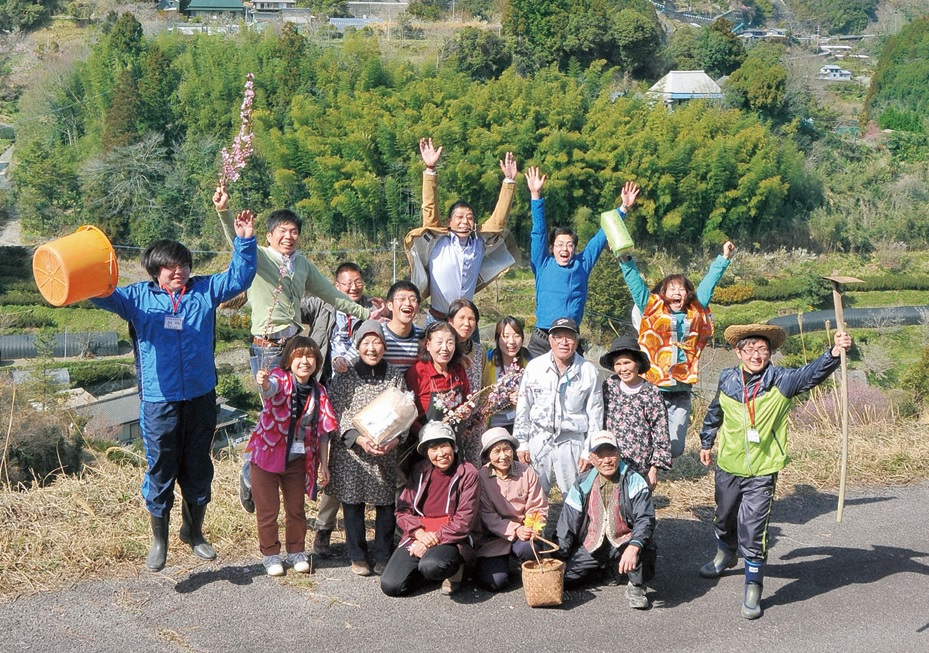
#> input picture static/img.png, 929 x 653 px, found by its file name
$ python negaposi.py
#> lines starting #> are read from the running program, lines starting #| are printed output that depends on the picture
import cv2
import os

class negaposi():

    def __init__(self) -> None:

        self.img_name = os.path.join('static', 'img.png')
        print(self.img_name)

    def negaposi_ms(self):
        input_img : cv2.Mat = cv2.imread(self.img_name)
#> input_img is the input picture: shape (653, 929, 3); mean B, G, R 109.1, 128.6, 127.3
        if input_img is None:
            raise FileNotFoundError(f"画像ファイル '{self.img_name}' が見つかりません。パスを確認してください。")
        change_img : cv2.Mat = 255 - input_img
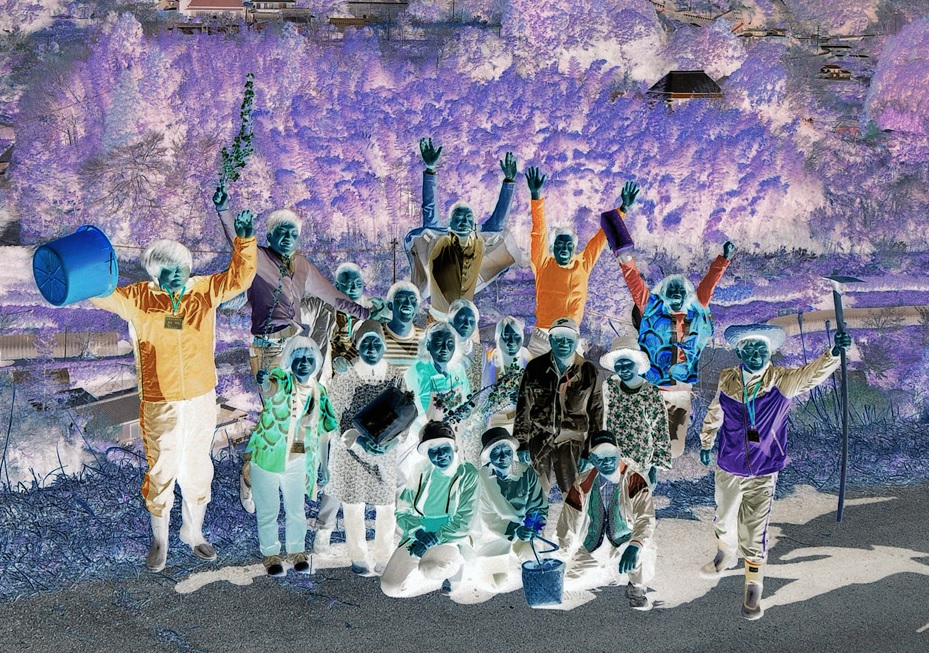
#> change_img: shape (653, 929, 3); mean B, G, R 145.9, 126.4, 127.7
        output_path = os.path.join('static', 'output.png')
        cv2.imwrite(output_path, change_img)
        return change_img

if __name__ == '__main__':
    negaposi_x = negaposi()
    cv2.imshow('negaposi', negaposi_x.negaposi_ms())
    cv2.waitKey(0)
